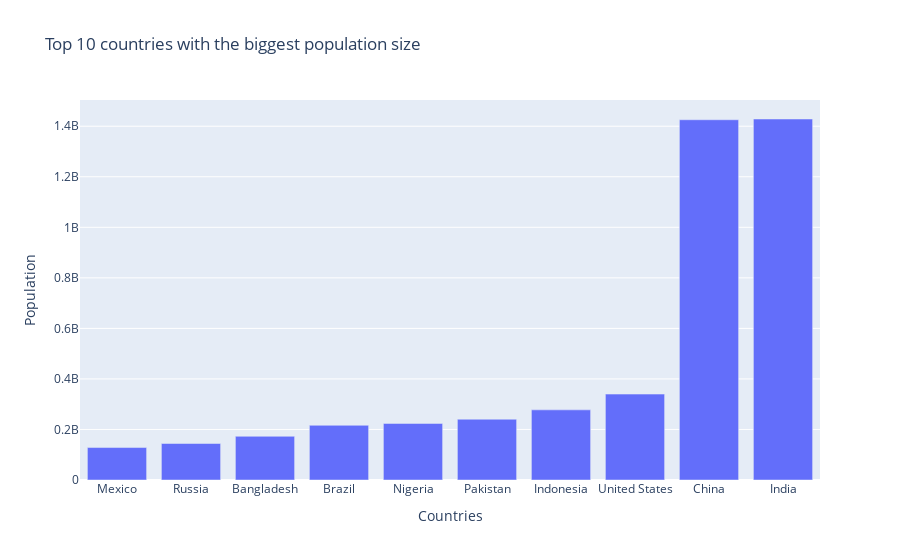

The notebook cell saved with this chart:
### Code cell
import plotly.graph_objects as go

fig = go.Figure([go.Bar(x=most_pop['country'], y=most_pop['population'])])
fig.update_layout(title="Top 10 countries with the biggest population size", xaxis_title="Countries",
    yaxis_title="Population")
fig.show()

### Figure 1 — Plotly figure (JSON) as saved in the notebook; plotly's stock layout.template omitted (floating-point values rounded to 4 significant figures)
{"data": [{"type": "bar", "x": ["Mexico", "Russia", "Bangladesh", "Brazil", "Nigeria", "Pakistan", "Indonesia", "United States", "China", "India"], "y": [128455567, 144444359, 172954319, 216422446, 223804632, 240485658, 277534122, 339996563, 1425671352, 1428627663]}], "layout": {"title": {"text": "Top 10 countries with the biggest population size"}, "xaxis": {"title": {"text": "Countries"}}, "yaxis": {"title": {"text": "Population"}}}}
